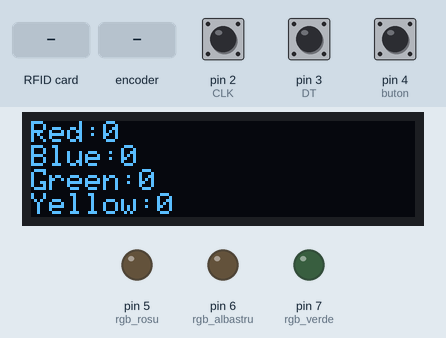
Bench run of a sketch on a simulated Arduino Uno, built with avr-gcc and run on an emulated ATmega328P. Shown: 128×32 one-colour display, output pins drawn as LEDs (lit = HIGH). The inputs (shaded band) are chosen by the test bench; at power-on: pin 4 (buton) HIGH, pin 2 (CLK) HIGH, pin 3 (DT) HIGH. Pins used as bus, display or sensor lines are not drawn.

Above: at 3.2 s.
3.3 s: RFID card FA 45 F2 2E held to the reader
At 4.3 s:
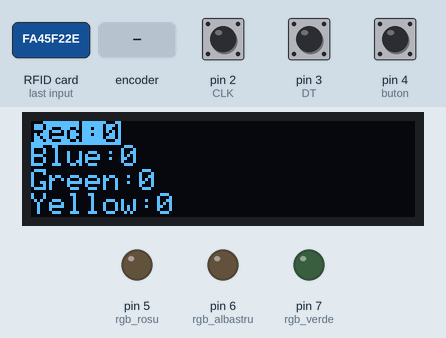
4.8 s: pin 4 (buton) pulled LOW for 0.15 s
At 5.6 s:
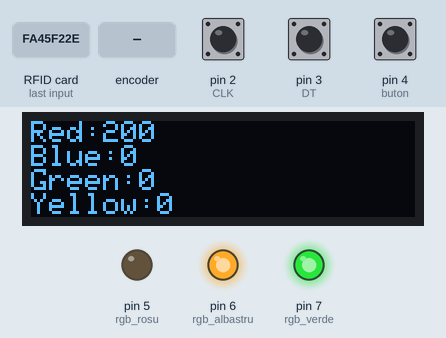
7.9 s: RFID card EC 69 D9 73 held to the reader
10.9 s: rotary encoder on pin 2 (CLK) / pin 3 (DT) turned 3 steps (first pin leading)
At 12.1 s:
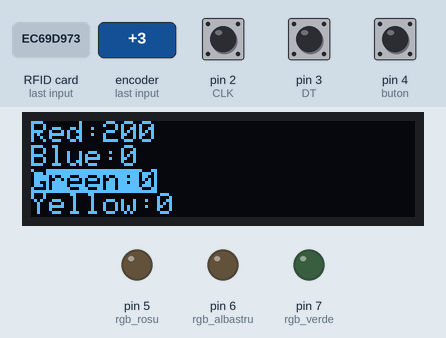
13.0 s: rotary encoder on pin 2 (CLK) / pin 3 (DT) turned 3 steps (first pin leading)
At 14.0 s:
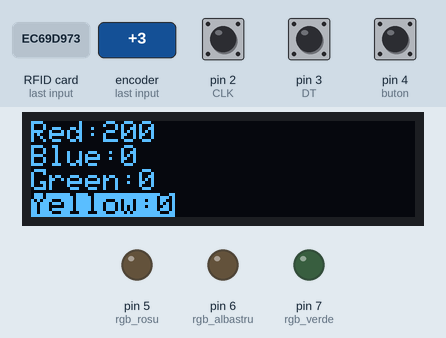
15.1 s: pin 4 (buton) pulled LOW for 1 s
At 17.2 s:
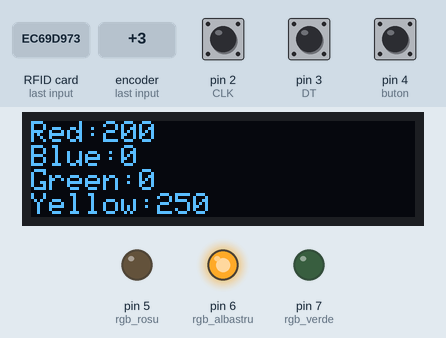
Timing chart, 0 to 22.7 s (numbered marks = the images above; inputs shaded):
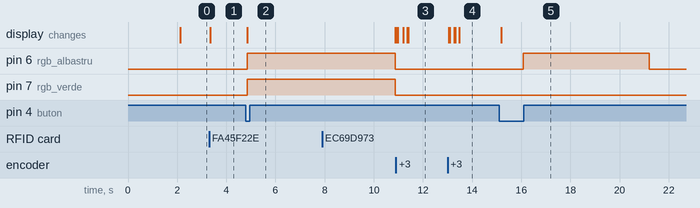

The sketch:

RFID_GAME_MODE.ino
```cpp
#include <SPI.h>
#include <Wire.h>
#include <Adafruit_GFX.h>
#include <Adafruit_SSD1306.h>
#define SCREEN_WIDTH 128
#define SCREEN_HEIGHT 32
#define OLED_RESET     -1

Adafruit_SSD1306 display(SCREEN_WIDTH, SCREEN_HEIGHT, &Wire, OLED_RESET);


#include <MFRC522.h>
#define RST_PIN         9
#define SS_PIN          10
MFRC522 mfrc522(SS_PIN, RST_PIN);
String readid;
char *punctaj[] = { // sunt stocate toate uid-urile de la carduri
  "fa45f22e", "ec69d973",
  "8425ce73", "69edbd99"
};

bool primul = true ;
bool doi = true;
bool trei = true;
bool patru = true;


#define rgb_rosu 5
#define rgb_verde 7
#define rgb_albastru 6


#define CLK 2 // alb
#define DT 3 //albastru
#define buton 4 //verde sau sw

byte counter = 0;
bool currentStateCLK;
bool lastStateCLK;


#define timp_trecut 5000
unsigned long time_now  = 0;
bool timp = false;
bool meniu_scroll = false;


long int scor_r;
long int scor_a;
long int scor_v;
long int scor_g;

void setup() {

  pinMode(CLK, INPUT);
  pinMode(DT, INPUT);
  pinMode(buton, INPUT_PULLUP);


  pinMode(rgb_rosu, OUTPUT);
  pinMode(rgb_verde, OUTPUT);
  pinMode(rgb_albastru, OUTPUT);


  Serial.begin(9600);


  SPI.begin();
  mfrc522.PCD_Init();


  if (!display.begin(SSD1306_SWITCHCAPVCC, 0x3C)) {
    Serial.println(F("SSD1306 allocation failed"));
    for (;;);
  }
  delay(2000);

  display.clearDisplay();

  lastStateCLK = digitalRead(CLK);
  attachInterrupt(digitalPinToInterrupt(2), updateEncoder, CHANGE);
  attachInterrupt(digitalPinToInterrupt(3), updateEncoder, CHANGE);

  counter = 1;

}


void getID()
{
  if ( ! mfrc522.PICC_IsNewCardPresent()) {
    return false;
  }
  if ( ! mfrc522.PICC_ReadCardSerial()) {
    return false;
  }
  readid = "";
  for ( uint8_t i = 0; i < 4; i++) {
    readid.concat(String(mfrc522.uid.uidByte[i], HEX));
  }
  readid.toLowerCase();
  mfrc522.PICC_HaltA();

  for (byte h = 0; h < 5; h++)
    if (readid == punctaj[h]) { //daca imi gaseste card-ul atunci se activeaza meniu-ul

      meniu_scroll = true;
      display.clearDisplay();
      display.display();
    }
}


void loop() {

  time_now = millis();
  bool btnState = digitalRead(buton); //starea butonului


  if (timp) {//daca s-a activat butonu imi declanseaza pauza de timp

    while (millis() < time_now + timp_trecut) {//aici se schimba si culoarea in caz ca a capturat obiectivul o echipa sau mia multe

      if ((scor_r >= scor_a) && (scor_r >= scor_v) && (scor_r >= scor_g)) {
        digitalWrite(rgb_rosu, LOW);
        digitalWrite(rgb_verde, HIGH);
        digitalWrite(rgb_albastru, HIGH);
      }

      delay(300);

      if ((scor_a >= scor_r) && (scor_a >= scor_v) && (scor_a >= scor_g)) {
        digitalWrite(rgb_rosu, HIGH);
        digitalWrite(rgb_verde, HIGH);
        digitalWrite(rgb_albastru, LOW);
      }

      delay(300);

      if ((scor_v >= scor_a) && (scor_v >= scor_r) && (scor_v >= scor_g)) {
        digitalWrite(rgb_rosu, HIGH);
        digitalWrite(rgb_verde, LOW);
        digitalWrite(rgb_albastru, HIGH);
      }

      delay(300);

      if ((scor_g >= scor_a) && (scor_g >= scor_v) && (scor_g >= scor_r)) {
        digitalWrite(rgb_rosu, LOW);
        digitalWrite(rgb_verde, LOW );
        digitalWrite(rgb_albastru, HIGH);
      }

      delay(300);

    }
    timp = false;//cand s-a facut timpu imi da sa pot adauga scor din nou
  } else {


    getID();


    digitalWrite(rgb_rosu, LOW);
    digitalWrite(rgb_verde, LOW);
    digitalWrite(rgb_albastru, LOW); //atunci cand este posibil capturat sa fie lumina alba

    if (btnState == LOW && meniu_scroll == true) {// atunci cand apas butonu ce se intampla


      if (primul)
        if (readid == punctaj[0])  {//cand am apasat butnonul si se afla pe pozitia 1 sa imi schimbe valoarea din scor_a
          if (counter == 1)
            scor_r = scor_r + 200;

          if (counter == 2)
            scor_a = scor_a + 200;

          if (counter == 3)
            scor_v = scor_v + 200;

          if (counter == 4)
            scor_g = scor_g + 200;
          primul = false;


                timp = true; // dupa ce am apasat butonu sa imi activeze sa asteptam timpu si in acelasi timp sa imi dispara ca o echipa este selectata

        }

      if (doi)
        if (readid == punctaj[1]) {
          if (counter == 1)
            scor_r = scor_r + 250;

          if (counter == 2)
            scor_a = scor_a + 250;

          if (counter == 3)
            scor_v = scor_v + 250;

          if (counter == 4)
            scor_g = scor_g + 250;

          doi = false;

                timp = true; // dupa ce am apasat butonu sa imi activeze sa asteptam timpu si in acelasi timp sa imi dispara ca o echipa este selectata

        }

      if (trei)
        if (readid == punctaj[2]) {
          if (counter == 1)
            scor_r = scor_r + 50;

          if (counter == 2)
            scor_a = scor_a + 50;

          if (counter == 3)
            scor_v = scor_v + 50;

          if (counter == 4)
            scor_g = scor_g + 50;
          trei = false;

                timp = true; // dupa ce am apasat butonu sa imi activeze sa asteptam timpu si in acelasi timp sa imi dispara ca o echipa este selectata

        }

      if (patru)
        if (readid == punctaj[3]) {

          if (counter == 1)
            scor_r = scor_r + 250;

          if (counter == 2)
            scor_a = scor_a + 250;

          if (counter == 3)
            scor_v = scor_v + 250;

          if (counter == 4)
            scor_g = scor_g + 250;

          patru = false;

                timp = true; // dupa ce am apasat butonu sa imi activeze sa asteptam timpu si in acelasi timp sa imi dispara ca o echipa este selectata

        }

      display.clearDisplay();
      counter = 0;
      meniu_scroll = false;

    }


    display.setTextSize(1);
    if (counter == 1 && meniu_scroll == true ) { //ce se intampla cand este pe fiecare pozitie
      display.setTextColor(BLACK, WHITE);
      display.setCursor(0, 0);
      display.print(F("Red:"));
      display.println(scor_r);
    } else {
      display.setTextColor(WHITE);
      display.setCursor(0, 0);
      display.print(F("Red:"));
      display.println(scor_r);
    }


    if (counter == 2 && meniu_scroll == true ) {
      display.setTextColor(BLACK, WHITE);
      display.setCursor(0, 8);
      display.print(F("Blue:"));
      display.print(scor_a);
    } else {
      display.setTextColor(WHITE);
      display.setCursor(0, 8);
      display.print(F("Blue:"));
      display.println(scor_a);
    }


    if (counter == 3 && meniu_scroll == true ) {
      display.setTextColor(BLACK, WHITE);
      display.setCursor(0, 16);
      display.print(F("Green:"));
      display.println(scor_v);
    } else {
      display.setTextColor(WHITE);
      display.setCursor(0, 16);
      display.print(F("Green:"));
      display.println(scor_v);
    }


    if (counter == 4 && meniu_scroll == true ) {
      display.setTextColor(BLACK, WHITE);
      display.setCursor(0, 24);
      display.print(F("Yellow:"));
      display.println(scor_g);
    } else {
      display.setTextColor(WHITE);
      display.setCursor(0, 24);
      display.print(F("Yellow:"));
      display.println(scor_g);
    }


    display.display();// sa imi afiseze cu toate modificarile de la scor

  }


}


void updateEncoder() {// sa imi afle tot timpu pozitia la care se afla atunci cand rotesc potentiometrul
  currentStateCLK = digitalRead(CLK);

  if (currentStateCLK != lastStateCLK  && currentStateCLK == 1) {

    if (digitalRead(DT) != currentStateCLK) {// sa imi urce sau coboare pozitia
      counter --;
    } else {
      counter ++;
    }

    if (counter < 1)//atunci cand imi atinge pozitia maxima sau minima din meniu sa se duca la celelalt capat
      counter = 4;
    if (counter > 4)
      counter = 1 ;

    display.clearDisplay();//sa imi dea refresh la ecran ca sa iti faca update la pozitie

  }

  lastStateCLK = currentStateCLK;
}
```

Measured:
- after the input at 3.3 s, the display: first changes at once (image 1 shows a later state)
- after the input at 4.8 s, pin 6 (rgb_albastru), pin 7 (rgb_verde): LOW → HIGH after 0.06 s; the display: changes after 0.06 s (image 2)
- after the input at 10.9 s, the display: first changes after 0.08 s (image 3 shows a later state)
- after the input at 13.0 s, the display: first changes after 0.05 s (image 4 shows a later state)
- after the input at 15.1 s, pin 6 (rgb_albastru): LOW → HIGH after 0.98 s, → LOW 5.1 s later; the display: changes after 0.08 s (image 5)
